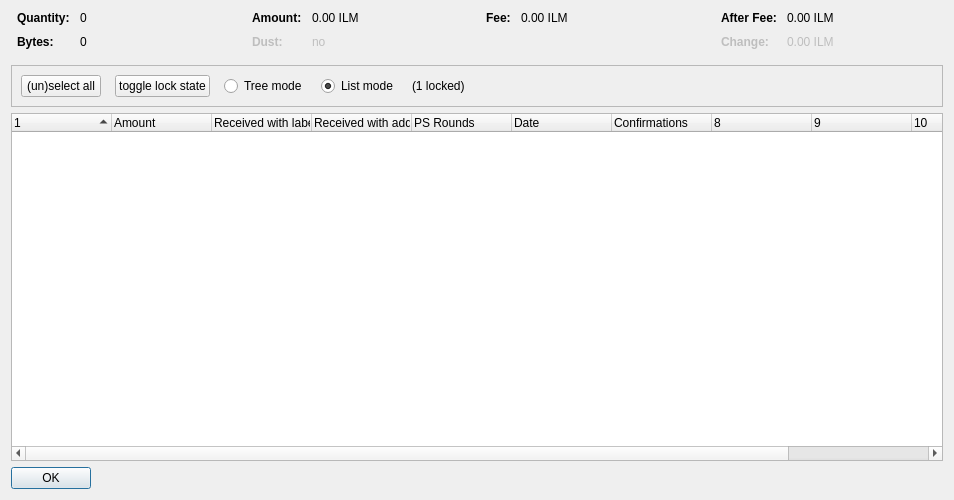
<?xml version="1.0" encoding="UTF-8"?>
<ui version="4.0">
 <class>CoinControlDialog</class>
 <widget class="QDialog" name="CoinControlDialog">
  <property name="geometry">
   <rect>
    <x>0</x>
    <y>0</y>
    <width>954</width>
    <height>500</height>
   </rect>
  </property>
  <property name="windowTitle">
   <string>Coin Selection</string>
  </property>
  <layout class="QVBoxLayout" name="verticalLayout">
   <item>
    <layout class="QHBoxLayout" name="horizontalLayoutTop" stretch="0,0,0,0">
     <property name="topMargin">
      <number>0</number>
     </property>
     <property name="bottomMargin">
      <number>10</number>
     </property>
     <item>
      <layout class="QFormLayout" name="formLayoutCoinControl1">
       <property name="horizontalSpacing">
        <number>10</number>
       </property>
       <property name="verticalSpacing">
        <number>10</number>
       </property>
       <property name="leftMargin">
        <number>6</number>
       </property>
       <property name="rightMargin">
        <number>6</number>
       </property>
       <item row="0" column="0">
        <widget class="QLabel" name="labelCoinControlQuantityText">
         <property name="font">
          <font>
           <weight>75</weight>
           <bold>true</bold>
          </font>
         </property>
         <property name="text">
          <string>Quantity:</string>
         </property>
        </widget>
       </item>
       <item row="0" column="1">
        <widget class="QLabel" name="labelCoinControlQuantity">
         <property name="cursor">
          <cursorShape>IBeamCursor</cursorShape>
         </property>
         <property name="contextMenuPolicy">
          <enum>Qt::ActionsContextMenu</enum>
         </property>
         <property name="text">
          <string notr="true">0</string>
         </property>
         <property name="textInteractionFlags">
          <set>Qt::LinksAccessibleByMouse|Qt::TextSelectableByKeyboard|Qt::TextSelectableByMouse</set>
         </property>
        </widget>
       </item>
       <item row="1" column="0">
        <widget class="QLabel" name="labelCoinControlBytesText">
         <property name="font">
          <font>
           <weight>75</weight>
           <bold>true</bold>
          </font>
         </property>
         <property name="text">
          <string>Bytes:</string>
         </property>
        </widget>
       </item>
       <item row="1" column="1">
        <widget class="QLabel" name="labelCoinControlBytes">
         <property name="cursor">
          <cursorShape>IBeamCursor</cursorShape>
         </property>
         <property name="contextMenuPolicy">
          <enum>Qt::ActionsContextMenu</enum>
         </property>
         <property name="text">
          <string notr="true">0</string>
         </property>
         <property name="textInteractionFlags">
          <set>Qt::LinksAccessibleByMouse|Qt::TextSelectableByKeyboard|Qt::TextSelectableByMouse</set>
         </property>
        </widget>
       </item>
      </layout>
     </item>
     <item>
      <layout class="QFormLayout" name="formLayoutCoinControl2">
       <property name="horizontalSpacing">
        <number>10</number>
       </property>
       <property name="verticalSpacing">
        <number>10</number>
       </property>
       <property name="leftMargin">
        <number>6</number>
       </property>
       <property name="rightMargin">
        <number>6</number>
       </property>
       <item row="0" column="0">
        <widget class="QLabel" name="labelCoinControlAmountText">
         <property name="font">
          <font>
           <weight>75</weight>
           <bold>true</bold>
          </font>
         </property>
         <property name="text">
          <string>Amount:</string>
         </property>
        </widget>
       </item>
       <item row="0" column="1">
        <widget class="QLabel" name="labelCoinControlAmount">
         <property name="cursor">
          <cursorShape>IBeamCursor</cursorShape>
         </property>
         <property name="contextMenuPolicy">
          <enum>Qt::ActionsContextMenu</enum>
         </property>
         <property name="text">
          <string notr="true">0.00 ILM</string>
         </property>
         <property name="textInteractionFlags">
          <set>Qt::LinksAccessibleByMouse|Qt::TextSelectableByKeyboard|Qt::TextSelectableByMouse</set>
         </property>
        </widget>
       </item>
       <item row="1" column="0">
        <widget class="QLabel" name="labelCoinControlLowOutputText">
         <property name="enabled">
          <bool>false</bool>
         </property>
         <property name="font">
          <font>
           <weight>75</weight>
           <bold>true</bold>
          </font>
         </property>
         <property name="text">
          <string>Dust:</string>
         </property>
        </widget>
       </item>
       <item row="1" column="1">
        <widget class="QLabel" name="labelCoinControlLowOutput">
         <property name="enabled">
          <bool>false</bool>
         </property>
         <property name="cursor">
          <cursorShape>IBeamCursor</cursorShape>
         </property>
         <property name="contextMenuPolicy">
          <enum>Qt::ActionsContextMenu</enum>
         </property>
         <property name="text">
          <string notr="true">no</string>
         </property>
         <property name="textInteractionFlags">
          <set>Qt::LinksAccessibleByMouse|Qt::TextSelectableByKeyboard|Qt::TextSelectableByMouse</set>
         </property>
        </widget>
       </item>
      </layout>
     </item>
     <item>
      <layout class="QFormLayout" name="formLayoutCoinControl3">
       <property name="horizontalSpacing">
        <number>10</number>
       </property>
       <property name="verticalSpacing">
        <number>10</number>
       </property>
       <property name="leftMargin">
        <number>6</number>
       </property>
       <property name="rightMargin">
        <number>6</number>
       </property>
       <item row="0" column="0">
        <widget class="QLabel" name="labelCoinControlFeeText">
         <property name="font">
          <font>
           <weight>75</weight>
           <bold>true</bold>
          </font>
         </property>
         <property name="text">
          <string>Fee:</string>
         </property>
        </widget>
       </item>
       <item row="0" column="1">
        <widget class="QLabel" name="labelCoinControlFee">
         <property name="cursor">
          <cursorShape>IBeamCursor</cursorShape>
         </property>
         <property name="contextMenuPolicy">
          <enum>Qt::ActionsContextMenu</enum>
         </property>
         <property name="text">
          <string notr="true">0.00 ILM</string>
         </property>
         <property name="textInteractionFlags">
          <set>Qt::LinksAccessibleByMouse|Qt::TextSelectableByKeyboard|Qt::TextSelectableByMouse</set>
         </property>
        </widget>
       </item>
      </layout>
     </item>
     <item>
      <layout class="QFormLayout" name="formLayoutCoinControl4">
       <property name="horizontalSpacing">
        <number>10</number>
       </property>
       <property name="verticalSpacing">
        <number>10</number>
       </property>
       <property name="leftMargin">
        <number>6</number>
       </property>
       <property name="rightMargin">
        <number>6</number>
       </property>
       <item row="0" column="0">
        <widget class="QLabel" name="labelCoinControlAfterFeeText">
         <property name="font">
          <font>
           <weight>75</weight>
           <bold>true</bold>
          </font>
         </property>
         <property name="text">
          <string>After Fee:</string>
         </property>
        </widget>
       </item>
       <item row="0" column="1">
        <widget class="QLabel" name="labelCoinControlAfterFee">
         <property name="cursor">
          <cursorShape>IBeamCursor</cursorShape>
         </property>
         <property name="contextMenuPolicy">
          <enum>Qt::ActionsContextMenu</enum>
         </property>
         <property name="text">
          <string notr="true">0.00 ILM</string>
         </property>
         <property name="textInteractionFlags">
          <set>Qt::LinksAccessibleByMouse|Qt::TextSelectableByKeyboard|Qt::TextSelectableByMouse</set>
         </property>
        </widget>
       </item>
       <item row="1" column="0">
        <widget class="QLabel" name="labelCoinControlChangeText">
         <property name="enabled">
          <bool>false</bool>
         </property>
         <property name="font">
          <font>
           <weight>75</weight>
           <bold>true</bold>
          </font>
         </property>
         <property name="text">
          <string>Change:</string>
         </property>
        </widget>
       </item>
       <item row="1" column="1">
        <widget class="QLabel" name="labelCoinControlChange">
         <property name="enabled">
          <bool>false</bool>
         </property>
         <property name="cursor">
          <cursorShape>IBeamCursor</cursorShape>
         </property>
         <property name="contextMenuPolicy">
          <enum>Qt::ActionsContextMenu</enum>
         </property>
         <property name="text">
          <string notr="true">0.00 ILM</string>
         </property>
         <property name="textInteractionFlags">
          <set>Qt::LinksAccessibleByMouse|Qt::TextSelectableByKeyboard|Qt::TextSelectableByMouse</set>
         </property>
        </widget>
       </item>
      </layout>
     </item>
    </layout>
   </item>
   <item>
    <widget class="QFrame" name="frame">
     <property name="minimumSize">
      <size>
       <width>0</width>
       <height>40</height>
      </size>
     </property>
     <property name="frameShape">
      <enum>QFrame::StyledPanel</enum>
     </property>
     <property name="frameShadow">
      <enum>QFrame::Sunken</enum>
     </property>
     <layout class="QHBoxLayout" name="horizontalLayout">
      <item>
       <layout class="QHBoxLayout" name="horizontalLayoutPanel" stretch="0,0,0,0,0,0">
        <property name="spacing">
         <number>14</number>
        </property>
        <item>
         <widget class="QPushButton" name="pushButtonSelectAll">
          <property name="sizePolicy">
           <sizepolicy hsizetype="Maximum" vsizetype="Fixed">
            <horstretch>0</horstretch>
            <verstretch>0</verstretch>
           </sizepolicy>
          </property>
          <property name="text">
           <string>(un)select all</string>
          </property>
          <property name="autoDefault">
           <bool>false</bool>
          </property>
         </widget>
        </item>
        <item>
         <widget class="QPushButton" name="pushButtonToggleLock">
          <property name="sizePolicy">
           <sizepolicy hsizetype="Maximum" vsizetype="Fixed">
            <horstretch>0</horstretch>
            <verstretch>0</verstretch>
           </sizepolicy>
          </property>
          <property name="text">
           <string>toggle lock state</string>
          </property>
          <property name="autoDefault">
           <bool>false</bool>
          </property>
         </widget>
        </item>
        <item>
         <widget class="QRadioButton" name="radioTreeMode">
          <property name="sizePolicy">
           <sizepolicy hsizetype="Maximum" vsizetype="Fixed">
            <horstretch>0</horstretch>
            <verstretch>0</verstretch>
           </sizepolicy>
          </property>
          <property name="text">
           <string>Tree mode</string>
          </property>
         </widget>
        </item>
        <item>
         <widget class="QRadioButton" name="radioListMode">
          <property name="sizePolicy">
           <sizepolicy hsizetype="Maximum" vsizetype="Fixed">
            <horstretch>0</horstretch>
            <verstretch>0</verstretch>
           </sizepolicy>
          </property>
          <property name="text">
           <string>List mode</string>
          </property>
          <property name="checked">
           <bool>true</bool>
          </property>
         </widget>
        </item>
        <item>
         <widget class="QLabel" name="labelLocked">
          <property name="text">
           <string>(1 locked)</string>
          </property>
         </widget>
        </item>
        <item>
         <spacer name="horizontalSpacer">
          <property name="orientation">
           <enum>Qt::Horizontal</enum>
          </property>
          <property name="sizeHint" stdset="0">
           <size>
            <width>40</width>
            <height>20</height>
           </size>
          </property>
         </spacer>
        </item>
       </layout>
      </item>
     </layout>
    </widget>
   </item>
   <item>
    <widget class="CoinControlTreeWidget" name="treeWidget">
     <property name="contextMenuPolicy">
      <enum>Qt::CustomContextMenu</enum>
     </property>
     <property name="sortingEnabled">
      <bool>false</bool>
     </property>
     <property name="columnCount">
      <number>11</number>
     </property>
     <attribute name="headerShowSortIndicator" stdset="0">
      <bool>true</bool>
     </attribute>
     <attribute name="headerStretchLastSection">
      <bool>false</bool>
     </attribute>
     <column>
      <property name="text">
       <string/>
      </property>
     </column>
     <column>
      <property name="text">
       <string>Amount</string>
      </property>
     </column>
     <column>
      <property name="text">
       <string>Received with label</string>
      </property>
     </column>
     <column>
      <property name="text">
       <string>Received with address</string>
      </property>
     </column>
     <column>
      <property name="text">
       <string>PS Rounds</string>
      </property>
     </column>
     <column>
      <property name="text">
       <string>Date</string>
      </property>
     </column>
     <column>
      <property name="text">
       <string>Confirmations</string>
      </property>
      <property name="toolTip">
       <string>Confirmed</string>
      </property>
     </column>
     <column>
      <property name="text">
       <string/>
      </property>
     </column>
     <column>
      <property name="text">
       <string/>
      </property>
     </column>
     <column>
      <property name="text">
       <string/>
      </property>
     </column>
     <column>
      <property name="text">
       <string/>
      </property>
     </column>
    </widget>
   </item>
   <item>
    <widget class="QDialogButtonBox" name="buttonBox">
     <property name="sizePolicy">
      <sizepolicy hsizetype="Maximum" vsizetype="Fixed">
       <horstretch>0</horstretch>
       <verstretch>0</verstretch>
      </sizepolicy>
     </property>
     <property name="orientation">
      <enum>Qt::Horizontal</enum>
     </property>
     <property name="standardButtons">
      <set>QDialogButtonBox::Ok</set>
     </property>
    </widget>
   </item>
  </layout>
 </widget>
 <customwidgets>
  <customwidget>
   <class>CoinControlTreeWidget</class>
   <extends>QTreeWidget</extends>
   <header>coincontroltreewidget.h</header>
  </customwidget>
 </customwidgets>
 <resources/>
 <connections/>
</ui>
